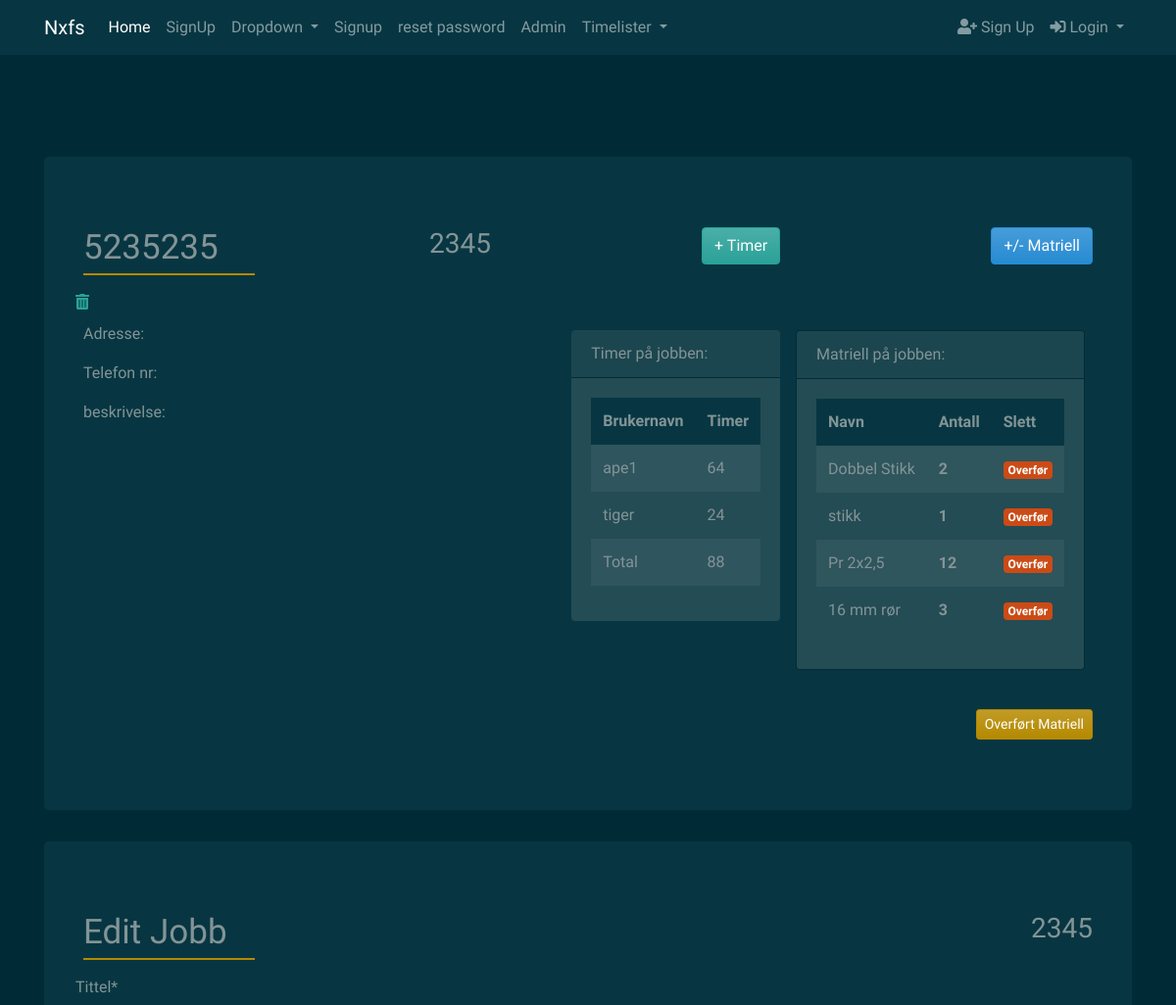
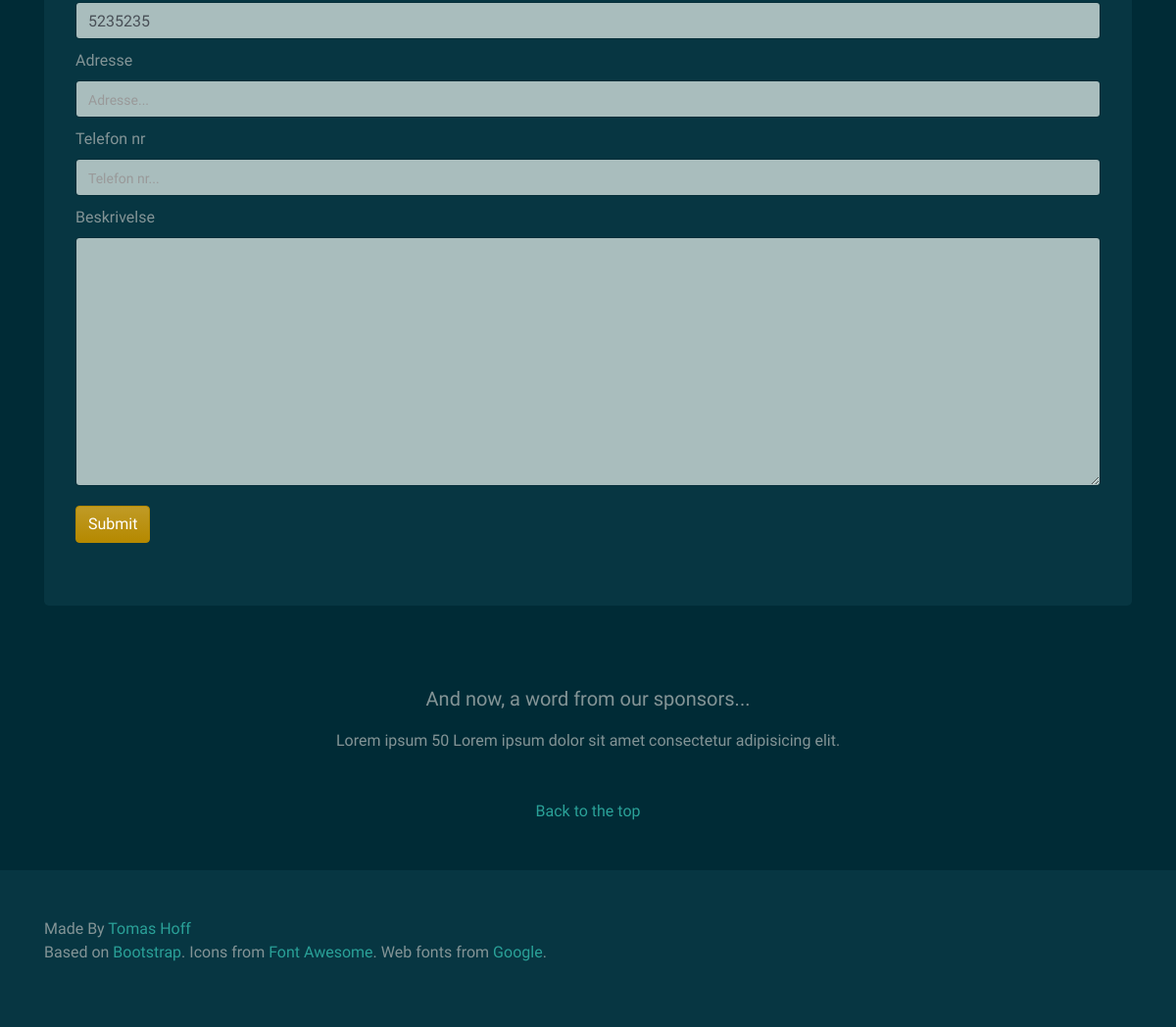
The app's page /timelister/jobb/2345/ with its own data (2 pictures, top to bottom).
### timelister/models.py (models this page shows, shortened)
class Jobber(models.Model):
    ordre_nr = models.PositiveSmallIntegerField(primary_key=True)
    tittel = models.CharField(max_length=64, unique=True, blank=True)
    adresse = models.CharField(max_length=256, blank=True)
    telefon_nr = models.CharField(max_length=64, blank=True)
    beskrivelse = models.TextField(blank=True)
    date = models.DateTimeField(auto_now_add=True)
    ferdig = models.BooleanField(default=False)
    matriell = models.ManyToManyField(JobbMatriell, blank=True)
    class Meta:
        verbose_name = 'Jobb'
        verbose_name_plural = 'Jobber'
    def __str__(self):
        return self.tittel

class Timeliste(models.Model):
    user = models.ForeignKey(User, on_delete=models.CASCADE)
    jobb = models.ForeignKey(Jobber, on_delete=models.CASCADE)
    date_added = models.DateTimeField(auto_now_add=True)
    dato = models.DateField(null=True, blank=True)
    timer = models.SmallIntegerField(null=True)
    class Meta:
        verbose_name = 'timeliste'
        verbose_name_plural = 'timelister'

class JobbMatriell(models.Model):
    matriell = models.ForeignKey(Matriell, on_delete=models.CASCADE)
    antall = models.IntegerField(default=1)
    jobb = models.ForeignKey('Jobber', on_delete=models.CASCADE)
    transf = models.BooleanField(default=False)
    class Meta:
        verbose_name = 'JobbMatriell'
        verbose_name_plural = 'JobbMatriell'
    def __str__(self):
        return self.matriell.tittel

class Matriell(models.Model):
    el_nr = models.IntegerField(unique=True, blank=True, null=True,)
    tittel = models.CharField(max_length=64, unique=True, blank=True)
    info = models.CharField(max_length=256, blank=True)
    leverandor = models.ForeignKey(
        Leverandorer, on_delete=models.CASCADE, blank=True, null=True)
    image = models.ImageField()
    class Meta:
        verbose_name = 'Matriell'
        verbose_name_plural = 'Matriell'

### users/models.py (models this page shows, shortened)
class CustomUser(AbstractUser):
    objects = CustomUserManager()
    city = models.CharField(max_length=50, blank=True)
    country = models.CharField(max_length=50, blank=True)
    website = models.URLField(blank=True)
    phone = models.IntegerField(default=0)
    profile_picture = models.ImageField(
        upload_to='profile_image', default='default/profile.png')

### timelister/views.py (the view, shortened to what this page needs)
# urls.py: path('jobb/<jobb_id>/', views.jobbdetail, name='jobbdetail'),
def jobbdetail(request, jobb_id):
    jobb = get_object_or_404(models.Jobber, pk=jobb_id)
    matriell = models.Matriell.objects.all()
    timer = models.Timeliste.objects.filter(jobb__pk=jobb_id)
    total_timer_jobb = timer.aggregate(Sum('timer'))
    editjobb = EditJobbForm(request.POST or None, instance=jobb)
    jobbform = JobberForm(request.POST or None)
    context = {
        'total_timer_jobb': total_timer_jobb,
        'timer': timer,
        'jobb': jobb,
        'jobbform': jobbform,
        'editjobb': editjobb,
        'matriell': matriell,
    }
    return render(request, 'timelister/jobbdetail.html', context)

### timelister/forms.py
class JobberForm(forms.ModelForm):
    ordre_nr = forms.CharField(max_length=4, required=True, widget=forms.TextInput(
        attrs={
            'placeholder': '* Ordre nr...',
        }))
    tittel = forms.CharField(max_length=64, widget=forms.TextInput(
        attrs={
            'placeholder': '* Tittel...',
        }))
    adresse = forms.CharField(max_length=256, required=False, widget=forms.TextInput(
        attrs={
            'placeholder': 'Adresse...',
        }))
    class Meta:
        model = Jobber
        fields = (
            'ordre_nr',
            'tittel',
            'adresse',
        )

class EditJobbForm(forms.ModelForm):
    tittel = forms.CharField(max_length=64, widget=forms.TextInput(
        attrs={
            'placeholder': '* Tittel...',
        }))
    adresse = forms.CharField(max_length=256, required=False, widget=forms.TextInput(
        attrs={
            'placeholder': 'Adresse...',
        }))
    telefon_nr = forms.CharField(max_length=64, required=False, widget=forms.TextInput(
        attrs={
            'placeholder': 'Telefon nr...',
        }))
    beskrivelse = forms.TextInput
    class Meta:
        model = Jobber
        fields = (
            'tittel',
            'adresse',
            'telefon_nr',
            'beskrivelse',
        )

### srv/context_processors.py (called while the page is built)
def custom_context(request):
    navbarloginform = LoginForm(request.POST or None)
    return {
        'navbarloginform': navbarloginform
    }

### timelister/templatetags/customtags.py (called while the page is built)
@register.filter
def running_total(username_list):
    return sum(d.timer for d in username_list)

### templates/timelister/jobbdetail.html (shortened to what this page needs)
{% extends 'base.html' %}
{% block content %}
{% load crispy_forms_tags %}
{% load customtags %}
<div class="container">
    <div class="jumbotron">
        <div class="d-flex justify-content-between ">
            <div class="p-2">
                <h2 class="jumbotron">{{ jobb|title }}</h2>
            </div>
            <div class="p-2">
                <h3>{{ jobb.ordre_nr }}</h3>
            </div>
            <div class="p-2"><a class="btn btn-success btn-small" href="#" role="button">+
                    Timer</a></div>
            <div class="p-2">
                <a class="btn btn-info btn-small" href="{% url 'jobb-matriell' jobb.ordre_nr %}" role="button">+/-
                    Matriell</a>
            </div>
        </div>
        <a href="{% url 'delete_jobber' jobb.ordre_nr %}" class="confirm-delete" data-toggle="modal"
            data-target="#confirmTimerDeleteModal" id="deleteButton{{jobb.ordre_nr}}">
            <i class="fas fa-trash-alt" tooltip-toggle="tooltip" title="Delete"></i></a>
        <div class="d-flex justify-content-between">
            <div class="p-2">
                <p>Adresse: {{ jobb.adresse }}</p>
                <p>Telefon nr: {{ jobb.telefon_nr }}</p>
                <p>beskrivelse: {{ jobb.beskrivelse }}</p>
            </div>
            <div class="p-2">
                <div class="d-flex justify-content-end ">
                    <div class="p-2">
                        <div class="card mb-3 border-0" style="max-width: 20rem;">
                            <div class="card-header">Timer på jobben:</div>
                            <div class="card-body">
                                <table class="table table-striped table-borderless">
                                    <thead class="thead-custom">
                                        <tr>
                                            <th scope="col">Brukernavn</th>
                                            <th scope="col">Timer</th>
                                        </tr>
                                    </thead>
                                    <tbody>
                                        <tr>
                                            {% regroup timer by user.username as username_list %}
                                            {% for username in username_list %}
                                            <td>
                                                {{ username.grouper }}
                                            </td>
                                            <td>
                                                {{ username.list | running_total }}
                                            </td>
                                        </tr>
                                        {% endfor %}
                                        <tr>
                                            <td>Total</td>
                                            <td>
                                                {{ total_timer_jobb.timer__sum }}
                                            </td>
                                        </tr>
                                    </tbody>
                                </table>
                            </div>
                        </div>
                    </div>
                    <div class="p-2">
                        <div class="card mb-3" style="max-width: 20rem;">
                            <div class="card-header">Matriell på jobben:</div>
                            <div class="card-body">
                                <table class="table table-striped table-borderless">
                                    <thead class="thead-custom">
                                        <tr>
                                            <th scope="col">Navn</th>
                                            <th scope="col">Antall</th>
                                            <th scope="col">Slett</th>
                                        </tr>
                                    </thead>
                                    <tbody>
                                        {% for mat in jobb.matriell.all %}
                                        {% if not mat.transf %}
                                        <tr>
                                            <td>{{ mat }}</td>
                                            <td><b>{{ mat.antall }}</b></td>
                                            <td><a
                                                    href="{% url 'transf-matriell' object_id=mat.matriell.pk jobb_id=jobb.pk transf=50 %}"><span
                                                        class="badge badge-warning">Overfør</span></a></td>
                                        </tr>
                                        {% endif %}
                                        {% endfor %}
                                    </tbody>
                                </table>
                            </div>
                        </div>
                    </div>
                </div>
            </div>
        </div>
        <div class="d-flex flex-row-reverse">
            <div class="p-2"><a class="btn btn-primary btn-sm" href="#" role="button">Overført Matriell</a></div>
            <div class="p-2"></div>
            <div class="p-2"></div>
        </div>
    </div>
    <div class="jumbotron">
        <div class="d-flex justify-content-between">
            <div class="p-2">
                <h2 class="card-body">Edit Jobb</h2>
            </div>
            <div class="p-2"></div>
            <div class="p-2">
                <h3>{{ jobb.ordre_nr }}</h3>
            </div>
        </div>
        <form method="POST" action=".">
            {{ editjobb|crispy }}
            <button type="submit" class="btn btn-primary button-main">Submit</button>
        </form>
    </div>
</div>
{% endblock content %}

### static_in_env/css/custom.css (style rules this page uses)
* { margin: 0; padding: 0; }
.button-main { margin-top: 20px !important; }
.jumbotron h2 { font-weight: 500; font-size: 35px; text-align: left; position: relative; padding: 0px 0 5px; margin-bottom: 10px; }
.jumbotron h2::after { background: #B58900; width: 175px; height: 2px; content: ""; position: absolute; top: 100%; left: 0%; transform: translateX(-0%); -o-transform: translateX(-0%); -ms-transform: translateX(-0%); -moz-transform: translateX(-0%); -webkit-transform: translateX(-0%); }
.thead-custom th { background-color: #073642; }
.form-group { margin-bottom: 0px !important; }
.form-group input { margin-bottom: 10px !important; }
.form-group label { font-size: 16px; padding: 0px; }

### records on screen
Jobber: tittel "5235235", ordre_nr "2345"
CustomUser: grouper "ape1"
Timeliste: list|running_total "64"
CustomUser: grouper "tiger"
Timeliste: list|running_total "24"
JobbMatriell: matriell.tittel "Dobbel Stikk", antall "2"
JobbMatriell: matriell.tittel "stikk", antall "1"
JobbMatriell: matriell.tittel "Pr 2x2,5", antall "12"
JobbMatriell: matriell.tittel "16 mm rør", antall "3"

### other values on screen
{{ total_timer_jobb.timer__sum }} "88"
